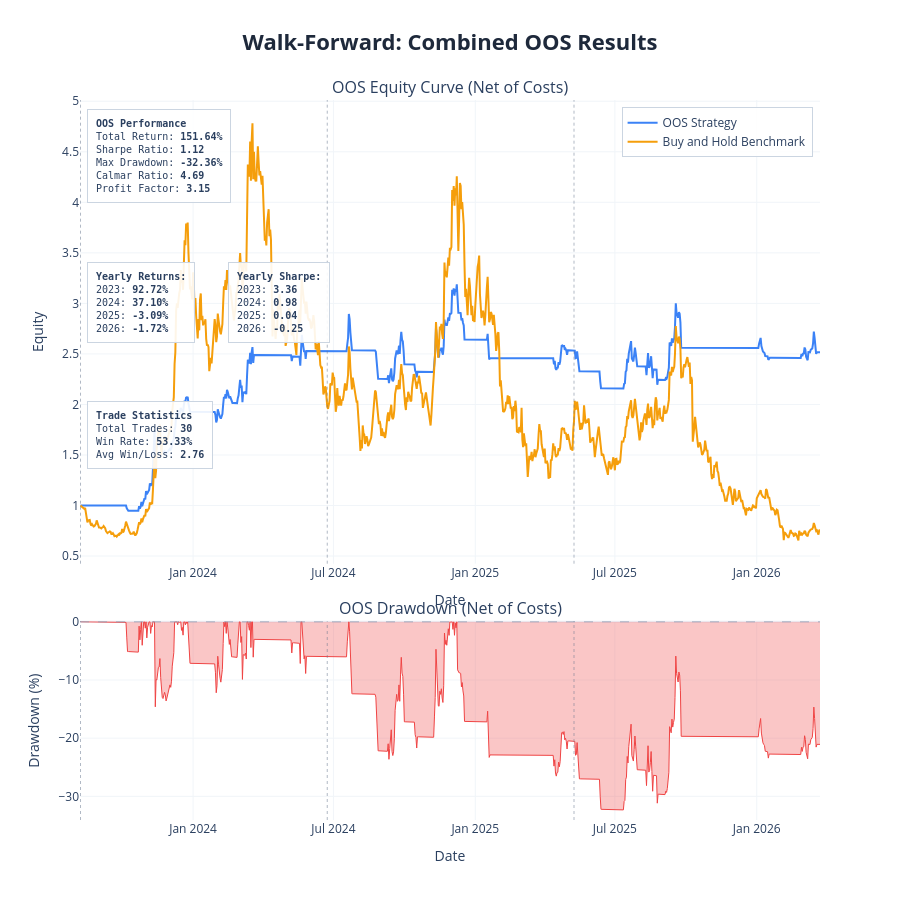

Write notebook code for a chart like this one.
### Markdown cell above
---
## Results Charts and Cost Stress Test

| Parameter | Description | Default |
|---|---|---|
| `show_fold_perf` | IS vs OOS bars for return, Sharpe, drawdown per fold | `False` |
| `show_param_evol` | Parameter evolution across folds with ±1 std bands | `False` |
| `show_oos_equity` | Combined OOS equity curve + drawdown with fold boundaries | `True` |
| `show_trades` | Overlay entry/exit markers on OOS equity chart | `False` |
| `benchmark_data` | DataFrame with `Close` column for buy & hold comparison | `None` |
| `save_html_dir` | Directory path to save charts as HTML files, or `None` | `None` |

**Cost Stress Test:** re-run the combined OOS backtest at 1×, 1.5×, 2×, 3× the base cost. Fragile strategies collapse; robust ones degrade gradually.

### Code cell
plot_walk_forward_results(
    results          = results,
    param_defs       = PARAM_DEFS,
    fixed_params     = FIXED_PARAMS,
    benchmark_data   = df,
    show             = True,
    save_html_dir    = None,
    show_fold_perf   = False,   # IS vs OOS bars by fold
    show_param_evol  = False,   # parameter evolution across folds
    show_oos_equity  = True,   # combined OOS equity curve
    show_trades      = False,  # trade markers on OOS equity chart
)

# ── transaction cost stress test ──────────────────────────────────────────

if results['oos_combined_df'] is not None:
    cost_df = cost_stress_test(
        oos_combined_df  = results['oos_combined_df'],
        cost_multipliers = (1.0, 1.5, 2.0, 3.0),
        base_cost        = COST,
    )
else:
    print('No combined OOS dataframe — skip cost stress test')

### Figure 1 — Plotly figure (JSON) as saved in the notebook; plotly's stock layout.template omitted (floating-point values rounded to 4 significant figures; data arrays with more than 128 entries replaced by an {"elided": "..."} marker saying what was removed)
{"data": [{"hovertemplate": "<b>OOS Strategy</b><br>Date: %{x}<br>Equity: %{y:.4f}<extra></extra>", "line": {"color": "#3b82f6", "width": 2}, "mode": "lines", "name": "OOS Strategy", "type": "scatter", "x": {"elided": "960 str values"}, "xaxis": "x", "y": {"elided": "960 float values"}, "yaxis": "y"}, {"hovertemplate": "<b>Buy and Hold Benchmark</b><br>Date: %{x}<br>Equity: %{y:.4f}<extra></extra>", "line": {"color": "#f59e0b", "width": 2}, "mode": "lines", "name": "Buy and Hold Benchmark", "type": "scatter", "x": {"elided": "960 str values"}, "xaxis": "x", "y": {"elided": "960 float values"}, "yaxis": "y"}, {"fill": "tozeroy", "fillcolor": "rgba(239, 68, 68, 0.3)", "hovertemplate": "<b>Drawdown</b><br>Date: %{x}<br>%{y:.2f}%<extra></extra>", "line": {"color": "#ef4444", "width": 1}, "mode": "lines", "name": "Drawdown", "showlegend": false, "type": "scatter", "x": {"elided": "960 str values"}, "xaxis": "x2", "y": {"elided": "960 float values"}, "yaxis": "y2"}], "layout": {"annotations": [{"font": {"size": 16}, "showarrow": false, "text": "OOS Equity Curve (Net of Costs)", "x": 0.5, "xanchor": "center", "xref": "paper", "y": 1, "yanchor": "bottom", "yref": "paper"}, {"font": {"size": 16}, "showarrow": false, "text": "OOS Drawdown (Net of Costs)", "x": 0.5, "xanchor": "center", "xref": "paper", "y": 0.276, "yanchor": "bottom", "yref": "paper"}, {"align": "left", "bgcolor": "rgba(255, 255, 255, 0.9)", "bordercolor": "#cbd5e1", "borderpad": 8, "borderwidth": 1, "font": {"family": "monospace", "size": 10}, "showarrow": false, "text": "<b>OOS Performance</b><br>Total Return: <b>151.64%</b><br>Sharpe Ratio: <b>1.12</b><br>Max Drawdown: <b>-32.36%</b><br>Calmar Ratio: <b>4.69</b><br>Profit Factor: <b>3.15</b>", "x": 0.01, "xanchor": "left", "xref": "x domain", "y": 0.98, "yanchor": "top", "yref": "y domain"}, {"align": "left", "bgcolor": "rgba(255, 255, 255, 0.9)", "bordercolor": "#cbd5e1", "borderpad": 8, "borderwidth": 1, "font": {"family": "monospace", "size": 10}, "showarrow": false, "text": "<b>Yearly Returns:</b><br>2023: <b>92.72%</b><br>2024: <b>37.10%</b><br>2025: <b>-3.09%</b><br>2026: <b>-1.72%</b><br>", "x": 0.01, "xanchor": "left", "xref": "x domain", "y": 0.65, "yanchor": "top", "yref": "y domain"}, {"align": "left", "bgcolor": "rgba(255, 255, 255, 0.9)", "bordercolor": "#cbd5e1", "borderpad": 8, "borderwidth": 1, "font": {"family": "monospace", "size": 10}, "showarrow": false, "text": "<b>Yearly Sharpe:</b><br>2023: <b>3.36</b><br>2024: <b>0.98</b><br>2025: <b>0.04</b><br>2026: <b>-0.25</b><br>", "x": 0.2, "xanchor": "left", "xref": "x domain", "y": 0.65, "yanchor": "top", "yref": "y domain"}, {"align": "left", "bgcolor": "rgba(255, 255, 255, 0.9)", "bordercolor": "#cbd5e1", "borderpad": 8, "borderwidth": 1, "font": {"family": "monospace", "size": 10}, "showarrow": false, "text": "<b>Trade Statistics</b><br>Total Trades: <b>30</b><br>Win Rate: <b>53.33%</b><br>Avg Win/Loss: <b>2.76</b>", "x": 0.01, "xanchor": "left", "xref": "x domain", "y": 0.35, "yanchor": "top", "yref": "y domain"}], "height": 900, "hovermode": "x unified", "legend": {"bgcolor": "rgba(255, 255, 255, 0.9)", "bordercolor": "#cbd5e1", "borderwidth": 1, "x": 0.99, "xanchor": "right", "y": 0.99, "yanchor": "top"}, "shapes": [{"line": {"color": "#94a3b8", "dash": "dash", "width": 1}, "type": "line", "x0": 0, "x1": 1, "xref": "x2 domain", "y0": 0, "y1": 0, "yref": "y2"}, {"line": {"color": "rgba(100,116,139,0.5)", "dash": "dot", "width": 1}, "type": "line", "x0": "2023-08-08 00:00:00", "x1": "2023-08-08 00:00:00", "xref": "x", "y0": 0, "y1": 1, "yref": "y domain"}, {"line": {"color": "rgba(100,116,139,0.5)", "dash": "dot", "width": 1}, "type": "line", "x0": "2023-08-08 00:00:00", "x1": "2023-08-08 00:00:00", "xref": "x2", "y0": 0, "y1": 1, "yref": "y2 domain"}, {"line": {"color": "rgba(100,116,139,0.5)", "dash": "dot", "width": 1}, "type": "line", "x0": "2024-06-23 00:00:00", "x1": "2024-06-23 00:00:00", "xref": "x", "y0": 0, "y1": 1, "yref": "y domain"}, {"line": {"color": "rgba(100,116,139,0.5)", "dash": "dot", "width": 1}, "type": "line", "x0": "2024-06-23 00:00:00", "x1": "2024-06-23 00:00:00", "xref": "x2", "y0": 0, "y1": 1, "yref": "y2 domain"}, {"line": {"color": "rgba(100,116,139,0.5)", "dash": "dot", "width": 1}, "type": "line", "x0": "2025-05-09 00:00:00", "x1": "2025-05-09 00:00:00", "xref": "x", "y0": 0, "y1": 1, "yref": "y domain"}, {"line": {"color": "rgba(100,116,139,0.5)", "dash": "dot", "width": 1}, "type": "line", "x0": "2025-05-09 00:00:00", "x1": "2025-05-09 00:00:00", "xref": "x2", "y0": 0, "y1": 1, "yref": "y2 domain"}], "showlegend": true, "title": {"font": {"color": "#1E293B", "size": 22}, "text": "<b>Walk-Forward: Combined OOS Results</b>", "x": 0.5, "xanchor": "center"}, "xaxis": {"anchor": "y", "domain": [0, 1], "gridcolor": "#f1f5f9", "gridwidth": 1, "showgrid": true, "title": {"text": "Date"}}, "xaxis2": {"anchor": "y2", "domain": [0, 1], "gridcolor": "#f1f5f9", "gridwidth": 1, "showgrid": true, "title": {"text": "Date"}}, "yaxis": {"anchor": "x", "domain": [0.356, 1], "gridcolor": "#f1f5f9", "gridwidth": 1, "showgrid": true, "title": {"text": "Equity"}}, "yaxis2": {"anchor": "x2", "domain": [0, 0.276], "gridcolor": "#f1f5f9", "gridwidth": 1, "showgrid": true, "title": {"text": "Drawdown (%)"}}}}
